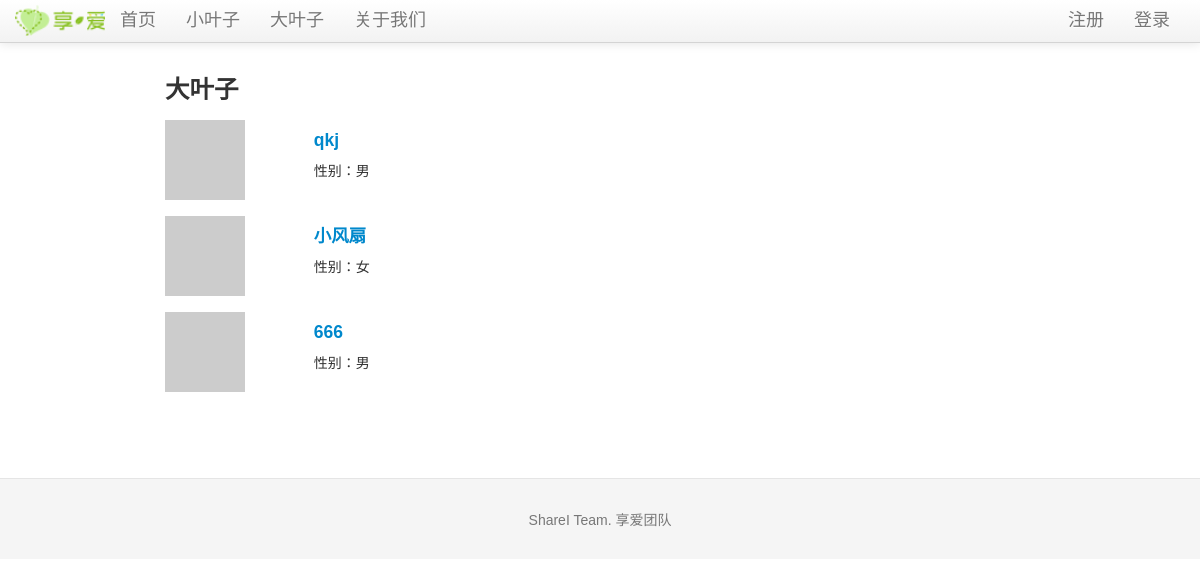
The app's page /bigleaf, older data.
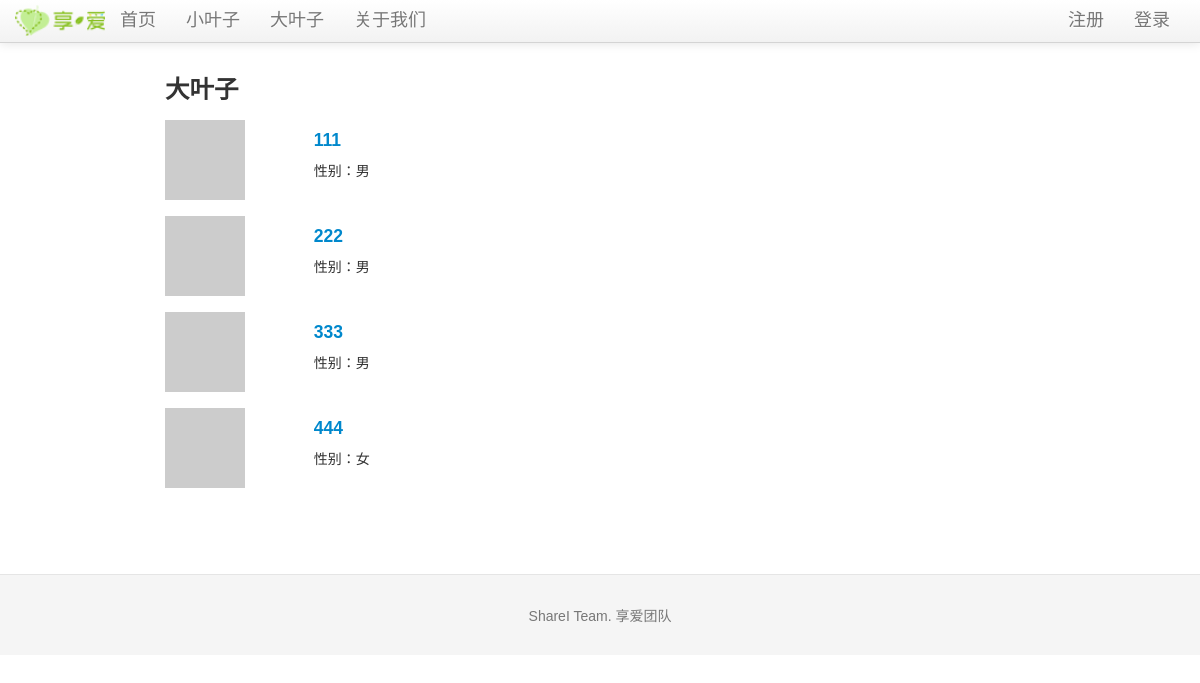
The same page, newer data.
### tables this page shows
CREATE TABLE bleaf (avatar TEXT, bleaf_id integer PRIMARY KEY, email text, uname text, sex text, ulevel integer, password text, rrurl text, sinawburl text, qqwburl text, createtime TIMESTAMP);

### sharei.py (the view)
@app.route('/bigleaf')
def show_bigleafs():
    bigleafs = query_db('''select * from bleaf''')
    error = None
    if bigleafs is None:
        error = 'No big leaf now'
        return render_template('bigleaf.html', error=error)
    else:
        return render_template('bigleaf.html', error=error, bigleafs = bigleafs)

### sharei.py (called while the page is built)
def get_db():
    top = _app_ctx_stack.top
    if not hasattr(top, 'sqlite_db'):
        top.sqlite_db = sqlite3.connect(app.config['DATABASE'])
        top.sqlite_db.row_factory = sqlite3.Row
    return top.sqlite_db

@app.teardown_appcontext
def close_database(exception):
    top = _app_ctx_stack.top
    if hasattr(top, 'sqlite_db'):
        top.sqlite_db.close()

def query_db(query, args=(), one=False):
    cur = get_db().execute(query, args)
    rv = cur.fetchall()
    return (rv[0] if rv else None) if one else rv

@app.before_request
def before_request():
    g.bleaf = None
    if 'bleaf_id' in session:
        g.bleaf = query_db('select * from bleaf where bleaf_id = ?', [session['bleaf_id']], one=True)

### templates/bigleaf.html (shortened to what this page needs)
{% extends "layout.html" %}
{% block body %}
  <h3>大叶子</h3>
    {% for bigleaf in bigleafs %}
    <div class="row-fluid">
    <div class="span2">
        <img src={{ bigleaf.avatar }}>
    </div>
    <div class="span6" style="text-align : left;background-color:#FFFFFF; padding-left:20">
      <a href="{{ url_for('show_bigleaf', bleaf_id=bigleaf.bleaf_id) }}" target="_blank"><h4>{{bigleaf.uname}}</h4></a>
      <p>性别：{{bigleaf.sex}}<br>
    </div>
  </div><br>
{% endfor %}
{% endblock %}

### templates/layout.html (shortened to what this page needs)
<!DOCTYPE html>
<html lang="en" version="g42dymwpi--nx"><head><meta http-equiv="Content-Type" content="text/html; charset=UTF-8">
    <link href="/static/css/bootstrap.css" rel="stylesheet">
    <link href="/static/css/bootstrap-responsive.css" rel="stylesheet">
    <link href="/static/css/docs.css" rel="stylesheet">
    <link href="/static/css/prettify.css" rel="stylesheet">
  </head>
  <body data-spy="scroll" data-target=".bs-docs-sidebar" data-twttr-rendered="true" youdao="bind" sytle="background-color:#C0C0C0">
<div class="navbar transparent navbar-fixed-top">
  <div class="navbar-inner transparent">
    <div class="container">
      <div class="nav-collapse collapse">
        <ul class="nav">
            <li>
              <img src="/static/img/logo-ch.png" width="90" style="margin-top:4px">
            </li>
            <li>
              <a href="{{ url_for('home') }}"><font size="4">首页</font></a>
            </li>
            <li>
              <a href="{{ url_for('show_littleleafs') }}"><font size="4">小叶子</font></a>
            </li>
            <li>
              <a href="{{ url_for('show_bigleafs') }}"><font size="4">大叶子</font></a>
            </li>
            <li>
              <a href="{{ url_for('about') }}"><font size="4">关于我们</font></a>
            </li>
          </ul>
          <ul class="nav pull-right">
            {% if session.logged_in %}
              <li><a><font size="4">欢迎！ {{ session['bleaf_name'] }}</font></a></li>
              <li><a href="{{ url_for('logout') }}"><font size="4">注销</font></a></li>
            {% else %}
              <li><a href="{{ url_for('register') }}"><font size="4">注册</font></a></li>
              <li><a href="{{ url_for('login') }}"><font size="4">登录</font></a></li>
            {% endif %}
          </ul>
      </div>
    </div>
  </div>
</div>
<div class="container">
    <div class="span9" style="margin-left:150px; margin-right:200px;">
      {% block body %}{% endblock %}
    </div>
</div>
    <footer class="footer">
      <div class="container">
        <p>ShareI Team. 享爱团队</p>
      </div>
    </footer>
  </body>
</html>

### static/css/docs.css (style rules this page uses)
body { position: relative; padding-top: 40px; }
body > .navbar { font-size: 13px; }
.footer { text-align: center; padding: 30px 0; margin-top: 70px; border-top: 1px solid #e5e5e5; background-color: #f5f5f5; }
.footer p { margin-bottom: 0; color: #777; }

### templates/layout.html (style rules this page uses)
body { padding-top: 60px; font: 14px "微软雅黑", Verdana, Arial, Sans-serif; }

Row changes from the older to the newer data that the page shows:
removed bleaf: uname "qkj", sex "男"
removed bleaf: uname "小风扇", sex "女"
removed bleaf: uname "666", sex "男"
added bleaf: uname "111", sex "男"
added bleaf: uname "222", sex "男"
added bleaf: uname "333", sex "男"
added bleaf: uname "444", sex "女"
